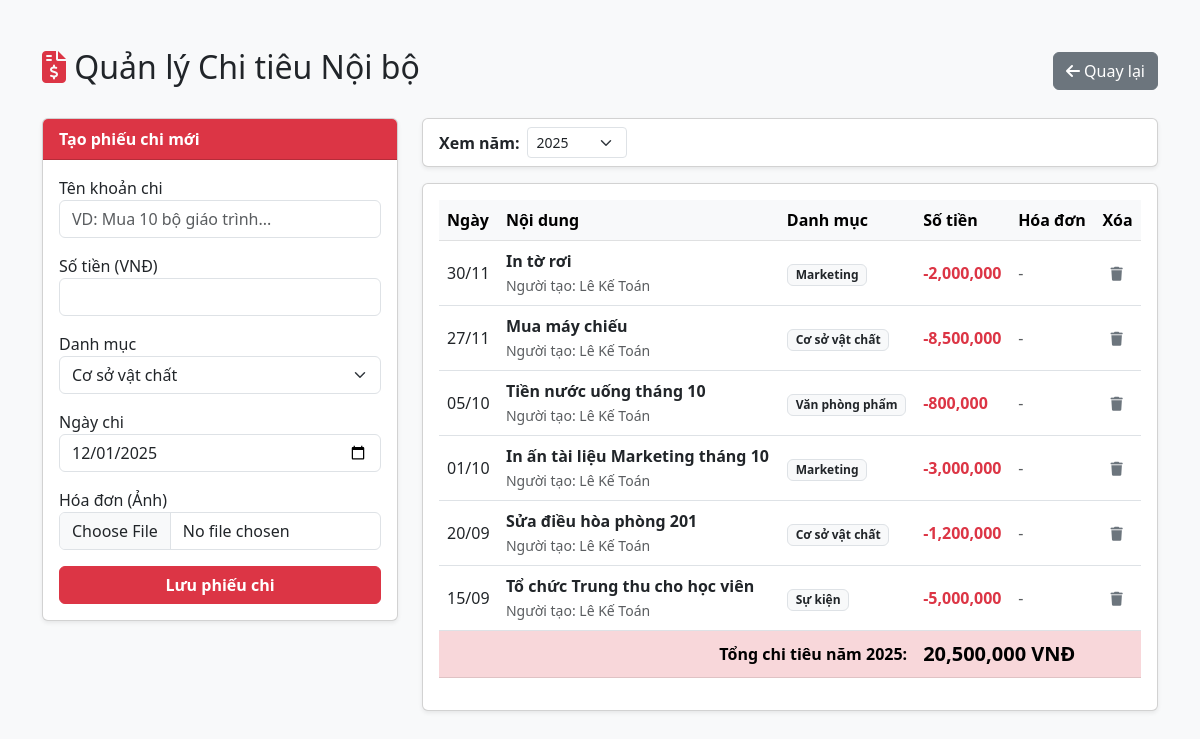
/HomePage/admin_expenses.php (signed in), run on the app's committed database.
### tables this page shows
CREATE TABLE `expenses` (
  `id` int(11) NOT NULL,
  `title` varchar(200) NOT NULL,
  `amount` decimal(15,0) NOT NULL,
  `category` varchar(100) DEFAULT NULL,
  `expense_date` date NOT NULL,
  `created_by` int(11) NOT NULL,
  `receipt_image` varchar(255) DEFAULT NULL,
  `created_at` timestamp NOT NULL DEFAULT current_timestamp()
);

CREATE TABLE `users` (
  `id` int(11) NOT NULL,
  `role_id` int(11) NOT NULL,
  `username` varchar(50) NOT NULL,
  `password` varchar(255) NOT NULL,
  `email` varchar(100) NOT NULL,
  `full_name` varchar(100) NOT NULL,
  `avatar` varchar(255) DEFAULT 'img/default.jpg',
  `status` enum('active','inactive') DEFAULT 'active',
  `created_at` timestamp NOT NULL DEFAULT current_timestamp()
);

### HomePage/admin_expenses.php (the view, shortened to what this page needs)
<?php
require_once 'db_connect.php';
$filter_year = isset($_GET['year']) ? $_GET['year'] : date('Y');
$sql = "SELECT e.*, u.full_name as creator
        FROM expenses e
        LEFT JOIN users u ON e.created_by = u.id
        WHERE YEAR(e.expense_date) = ?
        ORDER BY e.expense_date DESC";
$stmt = $conn->prepare($sql);
$stmt->bind_param("s", $filter_year);
$stmt->execute();
$expenses = $stmt->get_result();
$total_expense = 0;
?>
<!DOCTYPE html>
<html lang="vi">
<head>
    <link href="https://cdn.jsdelivr.net/npm/bootstrap@5.3.0/dist/css/bootstrap.min.css" rel="stylesheet">
    <link rel="stylesheet" href="https://cdnjs.cloudflare.com/ajax/libs/font-awesome/6.5.1/css/all.min.css">
</head>
<body class="bg-light">
    <div class="container mt-5 mb-5">
        <div class="d-flex justify-content-between align-items-center mb-4">
            <h2><i class="fas fa-file-invoice-dollar text-danger"></i> Quản lý Chi tiêu Nội bộ</h2>
            <a href="<?php echo ($_SESSION['role_id'] == 1) ? 'admin_dashboard.php' : 'user_dashboard.php'; ?>" class="btn btn-secondary">
    <i class="fas fa-arrow-left"></i> Quay lại
</a>
        </div>
        <div class="row">
            <div class="col-md-4">
                <div class="card shadow-sm mb-4">
                    <div class="card-header bg-danger text-white fw-bold">Tạo phiếu chi mới</div>
                    <div class="card-body">
                        <form method="POST" enctype="multipart/form-data">
                            <div class="mb-3">
                                <label>Tên khoản chi</label>
                                <input type="text" name="title" class="form-control" placeholder="VD: Mua 10 bộ giáo trình..." required>
                            </div>
                            <div class="mb-3">
                                <label>Số tiền (VNĐ)</label>
                                <input type="number" name="amount" class="form-control" required>
                            </div>
                            <div class="mb-3">
                                <label>Danh mục</label>
                                <select name="category" class="form-select">
                                    <option value="Cơ sở vật chất">Cơ sở vật chất</option>
                                </select>
                            </div>
                            <div class="mb-3">
                                <label>Ngày chi</label>
                                <input type="date" name="expense_date" class="form-control" value="<?php echo date('Y-m-d'); ?>" required>
                            </div>
                            <div class="mb-3">
                                <label>Hóa đơn (Ảnh)</label>
                                <input type="file" name="receipt_img" class="form-control" accept="image/*">
                            </div>
                            <button type="submit" name="add_expense" class="btn btn-danger w-100 fw-bold">Lưu phiếu chi</button>
                        </form>
                    </div>
                </div>
            </div>
            <div class="col-md-8">
                <div class="card shadow-sm mb-3">
                    <div class="card-body py-2">
                        <form method="GET" class="d-flex align-items-center gap-2">
                            <label class="fw-bold">Xem năm:</label>
                            <select name="year" class="form-select form-select-sm" style="width: 100px;" onchange="this.form.submit()">
                                <?php
                                for($y = date('Y'); $y >= 2020; $y--) {
                                    $selected = ($y == $filter_year) ? 'selected' : '';
                                    echo "<option value='$y' $selected>$y</option>";
                                }
                                ?>
                            </select>
                        </form>
                    </div>
                </div>
                <div class="card shadow-sm">
                    <div class="card-body">
                        <table class="table table-hover align-middle">
                            <thead class="table-light">
                                <tr>
                                    <th>Ngày</th>
                                    <th>Nội dung</th>
                                    <th>Danh mục</th>
                                    <th>Số tiền</th>
                                    <th>Hóa đơn</th>
                                    <th>Xóa</th>
                                </tr>
                            </thead>
                            <tbody>
                                <?php if ($expenses->num_rows > 0): ?>
                                    <?php while($row = $expenses->fetch_assoc()):
                                        $total_expense += $row['amount'];
                                    ?>
                                    <tr>
                                        <td><?php echo date('d/m', strtotime($row['expense_date'])); ?></td>
                                        <td>
                                            <strong><?php echo $row['title']; ?></strong><br>
                                            <small class="text-muted">Người tạo: <?php echo $row['creator']; ?></small>
                                        </td>
                                        <td><span class="badge bg-light text-dark border"><?php echo $row['category']; ?></span></td>
                                        <td class="fw-bold text-danger">-<?php echo number_format($row['amount']); ?></td>
                                        <td>
                                            <?php if($row['receipt_image']): ?>
                                                <a href="<?php echo $row['receipt_image']; ?>" target="_blank" class="btn btn-sm btn-outline-primary"><i class="fas fa-image"></i></a>
                                            <?php else: ?>
                                                <span class="text-muted">-</span>
                                            <?php endif; ?>
                                        </td>
                                        <td>
                                            <form method="POST" onsubmit="return confirm('Xóa khoản chi này?');">
                                                <button type="submit" class="btn btn-sm btn-outline-secondary border-0"><i class="fas fa-trash"></i></button>
                                            </form>
                                        </td>
                                    </tr>
                                    <?php endwhile; ?>
                                <?php else: ?>
                                    <tr><td colspan="6" class="text-center text-muted">Chưa có khoản chi nào trong năm nay.</td></tr>
                                <?php endif; ?>
                            </tbody>
                            <tfoot class="table-danger">
                                <tr>
                                    <td colspan="3" class="text-end fw-bold">Tổng chi tiêu năm <?php echo $filter_year; ?>:</td>
                                    <td colspan="3" class="fw-bold fs-5"><?php echo number_format($total_expense); ?> VNĐ</td>
                                </tr>
                            </tfoot>
                        </table>
                    </div>
                </div>
            </div>
        </div>
    </div>
</body>
</html>

### data on the page
expenses: expense_date "30/11", title "In tờ rơi", created_by.full_name "Lê Kế Toán", category "Marketing", amount "2,000,000"
expenses: expense_date "27/11", title "Mua máy chiếu", created_by.full_name "Lê Kế Toán", category "Cơ sở vật chất", amount "8,500,000"
expenses: expense_date "05/10", title "Tiền nước uống tháng 10", created_by.full_name "Lê Kế Toán", category "Văn phòng phẩm", amount "800,000"
expenses: expense_date "01/10", title "In ấn tài liệu Marketing tháng 10", created_by.full_name "Lê Kế Toán", category "Marketing", amount "3,000,000"
expenses: expense_date "20/09", title "Sửa điều hòa phòng 201", created_by.full_name "Lê Kế Toán", category "Cơ sở vật chất", amount "1,200,000"
expenses: expense_date "15/09", title "Tổ chức Trung thu cho học viên", created_by.full_name "Lê Kế Toán", category "Sự kiện", amount "5,000,000"

### other printed values
$filter_year "2025"
$total_expense "20,500,000"
form field year "2025"
